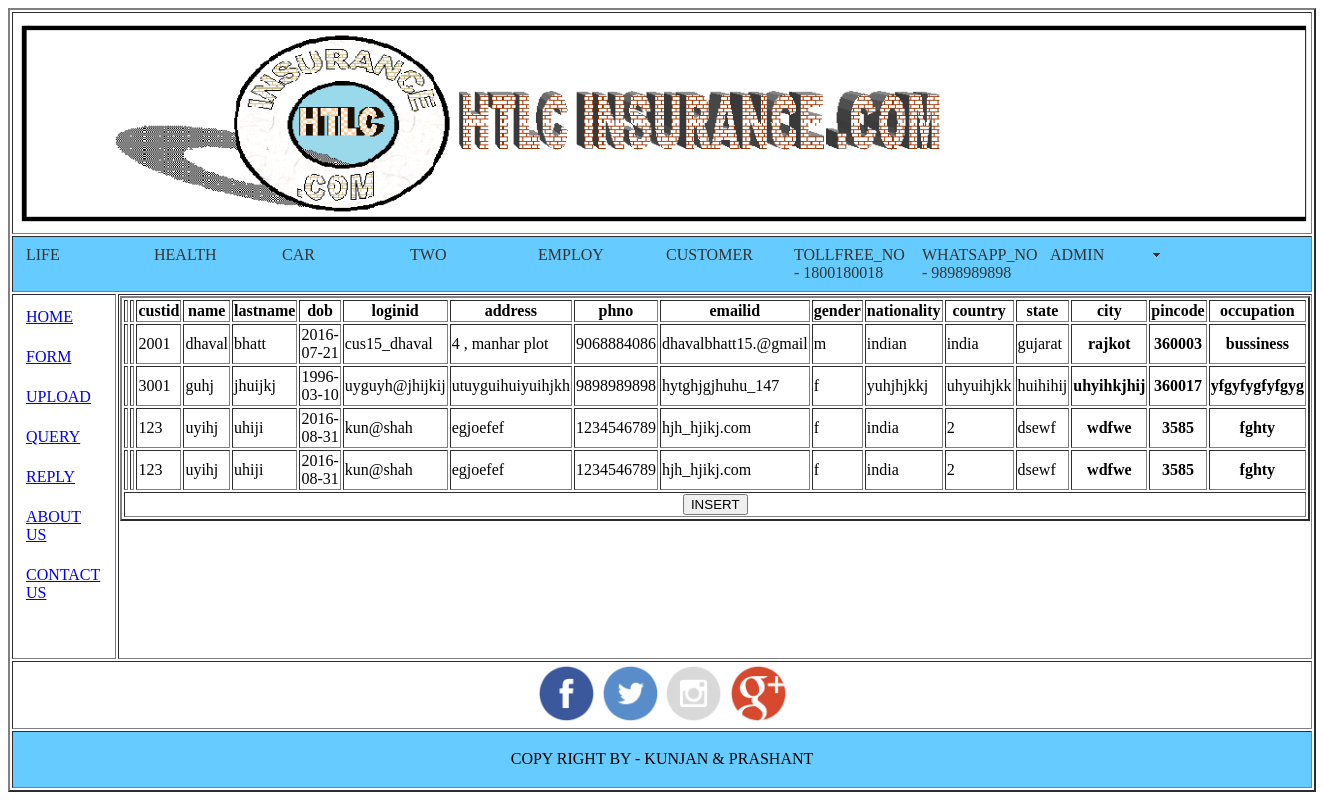
Page /ADMIN/adcust.php (signed in) on the committed database.
### tables this page shows
CREATE TABLE IF NOT EXISTS `cus` (
  `no` int(4) NOT NULL AUTO_INCREMENT,
  `custid` varchar(10) NOT NULL,
  `name` varchar(20) NOT NULL,
  `lastname` varchar(20) NOT NULL,
  `dob` date NOT NULL,
  `loginid` varchar(20) NOT NULL,
  `password` varchar(10) NOT NULL,
  `address` varchar(50) NOT NULL,
  `phno` varchar(10) NOT NULL,
  `emailid` varchar(20) NOT NULL,
  `gender` varchar(1) NOT NULL,
  `nationality` varchar(15) DEFAULT NULL,
  `country` varchar(15) NOT NULL,
  `state` varchar(15) NOT NULL,
  `city` varchar(15) NOT NULL,
  `pincode` varchar(10) NOT NULL,
  `occupation` varchar(20) NOT NULL,
  PRIMARY KEY (`no`)
);

### ADMIN/adcust.php (the view, shortened to what this page needs)
<?
	include("./include/header.php");
				$con=mysql_connect("localhost","root","");
				$query="select * from cus";
				$res=mysql_query($query,$con);
            	echo "<table border=2 align='center' >";
				echo "<tr>";
					echo "<th>  </th>";
					echo "<th>  </th>";
					echo "<th> custid </th>";
					echo "<th>  name </th>";
					echo "<th> lastname </th>";
					echo "<th> dob </th>";
					echo "<th> loginid </th>";
					echo "<th> address</th>";
					echo "<th> phno </th>";
					echo "<th> emailid </th>";
					echo "<th> gender </th>";
					echo "<th> nationality </th>";
					echo "<th> country </th>";
					echo "<th> state </th>";
					echo "<th> city </th>";
					echo "<th> pincode </th>";
					echo "<th> occupation </th>";
				echo "</tr>";
				while($row=mysql_fetch_array($res))
				{
					echo "<tr>";
					echo "<td align='center'> <a href='updatecust.php?id=$row[0]'><img src='PENCIL01.ico' height='80%' width='80%'/></a> </td>";
					echo "<td align='center'> <a href='deletecus.php?id=$row[0]'><img src='W95MBX01.ico' height='80%' width='80%'/></a> </td>";
					echo "<td>".$row['custid']."</td>";
					echo "<td>".$row['name']."</td>";
					echo "<td>".$row['lastname']."</td>";
					echo "<td>".$row['dob']."</td>";
					echo "<td>".$row['loginid']."</td>";
					echo "<td>".$row['address']."</td>";
					echo "<td>".$row['phno']."</td>";
					echo "<td>".$row['emailid']."</td>";
					echo "<td>".$row['gender']."</td>";
					echo "<td>".$row['nationality']."</td>";
					echo "<td>".$row['country']."</td>";
					echo "<td>".$row['state']."</td>";
					echo "<th>".$row['city']." </th>";
					echo "<th>".$row['pincode']." </th>";
					echo "<th>".$row['occupation'] ."</th>";
					echo "</tr>";
				}
					echo "<form method='post' action='insertcust.php'>";
					echo "<td colspan='17' align='center'> <input type='submit' value='INSERT' name='insertcust'/> </td>";
					echo "</form>";
					echo "</table>";
	include("./include/footer.php");
?>

### rows in the picture
cus: custid "2001", name "dhaval", lastname "bhatt", dob "2016-07-21", loginid "cus15_dhaval", address "4 , manhar plot", phno "9068884086", emailid "dhavalbhatt15.@gmail", gender "m", nationality "indian", country "india", state "gujarat", city "rajkot", pincode "360003", occupation "bussiness"
cus: custid "3001", name "guhj", lastname "jhuijkj", dob "1996-03-10", loginid "uyguyh@jhijkij", address "utuyguihuiyuihjkh", phno "9898989898", emailid "hytghjgjhuhu_147", gender "f", nationality "yuhjhjkkj", country "uhyuihjkk", state "huihihij", city "uhyihkjhij", pincode "360017", occupation "yfgyfygfyfgyg"
cus: custid "123", name "uyihj", lastname "uhiji", dob "2016-08-31", loginid "kun@shah", address "egjoefef", phno "1234546789", emailid "hjh_hjikj.com", gender "f", nationality "india", country "2", state "dsewf", city "wdfwe", pincode "3585", occupation "fghty"
cus: custid "123", name "uyihj", lastname "uhiji", dob "2016-08-31", loginid "kun@shah", address "egjoefef", phno "1234546789", emailid "hjh_hjikj.com", gender "f", nationality "india", country "2", state "dsewf", city "wdfwe", pincode "3585", occupation "fghty"
